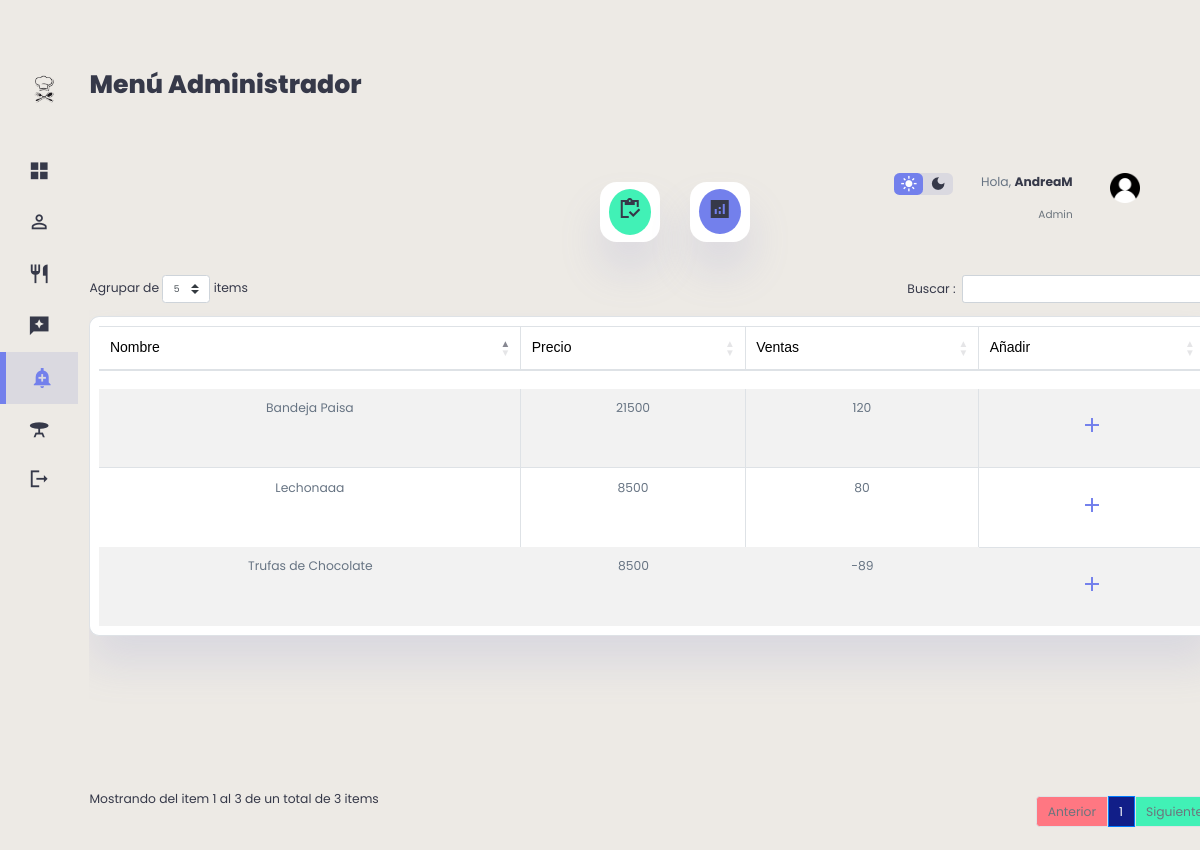
Page /ventas/ventas.php (signed in) on the committed database.
### tables this page shows
CREATE TABLE `platillos` (
  `Id_Platillo` int(11) NOT NULL,
  `Nombre_Platillo` varchar(200) DEFAULT NULL,
  `Precio_Platillo` int(11) DEFAULT NULL,
  `Foto_Platillo` mediumblob DEFAULT NULL,
  `Descripcion` varchar(1000) DEFAULT NULL,
  `ventas` int(11) NOT NULL,
  `Estado` varchar(100) DEFAULT NULL,
  `Id_Categoria` int(11) NOT NULL
);

### ventas/ventas.php (the view, shortened to what this page needs)
<?php
    include("../db/conexion.php");
    $datos= "SELECT * FROM platillos";
?>
<!DOCTYPE html>
<html lang="en">
<head>
    <link rel="stylesheet" href="https://cdnjs.cloudflare.com/ajax/libs/twitter-bootstrap/4.1.3/css/bootstrap.css">
    <link rel="stylesheet" href="https://cdn.datatables.net/1.10.20/css/dataTables.bootstrap4.min.css">
    <link href="https://cdnjs.cloudflare.com/ajax/libs/font-awesome/5.13.0/css/all.min.css" rel="stylesheet">
    <link rel="stylesheet"a href="../ventas/style.css">
</head>
<body>
    <div class="container1">
        <aside>
            <div class="top">
                 <div class="logo">
                       <img src="./img/icon.png">
                 </div>
            </div>
            <div class="sidebar">
                <a href="../admin/admin.php">
                     <span class="material-icons-sharp">grid_view</span>
                </a>
                <a href="../clientes/clientes.php">
                    <span class="material-icons-sharp">person_outline</span>
               </a>
               <a href="../platillos/platillos.php">
                    <span class="material-icons-sharp">restaurant</span>
               </a>
               <a href="../resenas/resenas.php">
                    <span class="material-icons-sharp">reviews</span>
                </a>
                <a href="../ventas/ventas.php" class="active">
                    <span class="material-icons-sharp">add_alert</span>
                </a>
                <a href="../mesas/mesa.php">
                    <span class="material-icons-sharp">table_bar</span>
                </a>
                <a href="../view/cerrar_sesion.php">
                    <span class="material-icons-sharp">logout</span>
                </a>
            </div>
        </aside>
        <main>
            <h1>Menú Administrador</h1>
            <br>
            <div class="recent-orders">
            <table id="tablax" border="0" cellspacing="5" cellpadding="5" class="table table-striped table-bordered" style="width:100%">
            <div class="container2" style="margin-top: 10px;padding: 5px">
                <thead>
                            <tr>
                                <td> <font face="Arial">Nombre</font> </td>
                                <td> <font face="Arial">Precio</font> </td>
                                <td> <font face="Arial">Ventas</font> </td>
                                <td> <font face="Arial">Añadir</font> </td>
                            </tr>
                </thead>
            </div>
                <tbody>
                            <?php foreach ($conexion -> query($datos) as $row) {
                        ?>
                                <tr>
                                    <td><p><?php echo $row['Nombre_Platillo'] ?></p></td>
                                    <td><p><?php echo $row['Precio_Platillo'] ?></p></td>
                                    <td><p><?php echo $row['ventas'] ?></p></td>
                                    <th><a href="actualizar.php?Id_Platillo=<?php echo $row['Id_Platillo']?>"> <span class="material-icons-sharp">add</span> </a></td>
                                </tr>
                        <?php
                        }
                    ?>
                </tbody>
                </table>
            </div>
        </main>
        <div class="right">
            <div class="top">
                <div class="theme-toggler">
                    <span class="material-icons-sharp active">light_mode</span>
                    <span class="material-icons-sharp">dark_mode</span>
                </div>
                <div class="profile">
                    <div class="info">
                        <p>Hola, <b><?php echo $_SESSION['usuario']; ?></b></p>
                        <small class="text-muted">Admin</small>
                    </div>
                    <div class="profile-photo">
                       <img src="./img/user.png">
                    </div>
                </div>
            </div>
            <div class="sales-analytics">
                <div class="item customers">
                    <div class="icon">
                        <a target="_blank" href="../Rreservas/reservas.php"><span class="material-icons-sharp">inventory</span></a>
                    </div>
                </div>
                <div class="item online">
                <div class="icon">
                    <a target="_blank" href="../Grafico/index.php"> <span class="material-icons-sharp">analytics</span> </a>
                </div>
            </div>
        </div>
    </div>
</body>
</html>

### rows in the picture
platillos: Nombre_Platillo "Bandeja Paisa", Precio_Platillo "21500", ventas "120"
platillos: Nombre_Platillo "Lechonaaa", Precio_Platillo "8500", ventas "80"
platillos: Nombre_Platillo "Trufas de Chocolate", Precio_Platillo "8500", ventas "-89"

### other values in the picture
$_SESSION['usuario'] "AndreaM"
